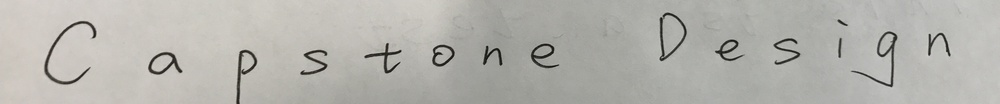
#> input picture Image Processing/line0.jpg, 1000 x 104 px, shrunk from 4032 x 420 before the run
$ python space.py   (older library calls are emulated)
#> lines starting #> are read from the running program, lines starting #| are printed output that depends on the picture; after the words box and inside, x2 and y2 are one past the last pixel; in counts of white or black regions, pixels touching at a corner belong together; long printed decimals are rounded
import cv2
import numpy as np

image = cv2.imread("line0.jpg")
#> image is the input picture: shape (104, 1000, 3); mean B, G, R 173.1, 178.6, 179.7
gray1 = cv2.cvtColor(image, cv2.COLOR_BGR2GRAY)  # grayscale
_, thresh = cv2.threshold(gray1, 90, 255, cv2.THRESH_BINARY)  # threshold
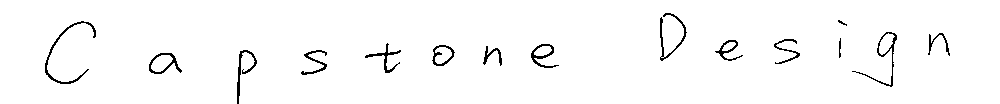
#> thresh: shape (104, 1000); 97.6% white; black in thin lines or dots, all inside (x1, y1, x2, y2) = (45, 13, 950, 104)
medianBlur = cv2.medianBlur(gray1, 3)
gauss = cv2.GaussianBlur(gray1, (3, 3), 0)
kernel = cv2.getStructuringElement(cv2.MORPH_CROSS, (3, 3))
erosion = cv2.erode(gauss, kernel, iterations=1)

_, binary_erosion = cv2.threshold(gray1, 100, 255, cv2.THRESH_BINARY_INV)
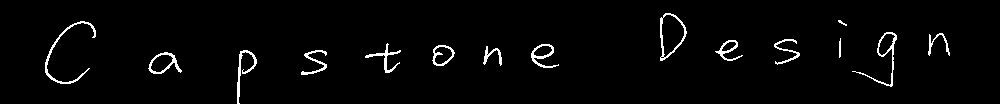
#> binary_erosion: shape (104, 1000); 2.5% white in thin lines or dots, all inside (x1, y1, x2, y2) = (45, 13, 950, 104)
cv2.imwrite("Binary_erosion_cd.jpg", binary_erosion)
dilated = cv2.dilate(thresh, kernel, iterations=1)  # dilate"""
#> dilated: shape (104, 1000); 99.6% white; black in thin lines or dots, all inside (x1, y1, x2, y2) = (46, 14, 948, 96)
close = cv2.erode(dilated, kernel, iterations=4)
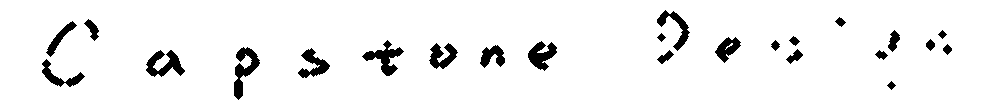
#> close: shape (104, 1000); 94.5% white; 24 black regions
open = cv2.dilate(erosion, kernel, iterations=3)
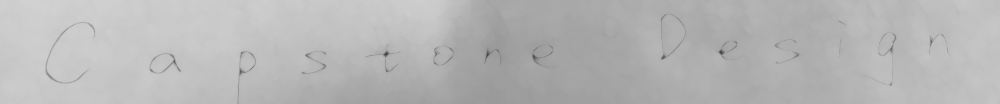
#> open: shape (104, 1000); min 60, max 209, mean 182.5


# -------------- cut function --------------------
def cut(gray):
    _, binary = cv2.threshold(gray, 100, 255, cv2.THRESH_BINARY)

    binary = np.array(binary)
    print(binary.shape)
    hist_x = np.zeros((gray.shape[0], 1))
    hist_y = np.zeros((gray.shape[1], 1))

    for i in range(binary.shape[0]):
        counter = 0
        for j in range(binary.shape[1]):
            if binary[i][j] == 0:
                counter += 1
        hist_x[i] = counter

    for m in range(binary.shape[1]):
        counter = 0
        for n in range(binary.shape[0]):
            if binary[n][m] == 0:
                counter += 1
        hist_y[m] = counter

    left = right = up = down = 0

    for a in range(binary.shape[0]):
        if hist_x[a] != 0:
            up = a
            break

    for b in reversed(range(binary.shape[0])):
        if hist_x[b] != 0:
            down = b
            break

    for c in range(binary.shape[1]):
        if hist_y[c] != 0:
            left = c
            break

    for d in reversed(range(binary.shape[1])):
        if hist_y[d] != 0:
            right = d
            break

    if left - 3 >= 0 and right + 3 < binary.shape[1] and up - 3 >= 0 and down + 3 < binary.shape[0]:
        new_image = gray[up - 3:down + 3, left - 3:right + 3]
    else:
        new_image = gray[up:down, left:right]

    return new_image


_, contours, hierarchy = cv2.findContours(binary_erosion, cv2.RETR_EXTERNAL, cv2.CHAIN_APPROX_NONE)  # get contours
#> contours = 15 contours, 2 with area under 20; largest, box (x1, y1, x2, y2) and area: (660, 13, 687, 61) 826, (148, 52, 182, 74) 408, (852, 32, 897, 87) 359, (432, 45, 455, 66) 329, (531, 44, 559, 68) 276

d = 1

contour_list = []
w_sum = 0
h_sum = 0
# For each contour found, append them all into a numpy array
for contour in contours:
    # get rectangle bounding contour
    [y, x, w, h] = cv2.boundingRect(contour)
    c = [y, x, w, h]
    w_sum += w
    h_sum += h
    # # discard areas that are too large
    # if h > 300 and w > 300:
    #     continue
    #
    # # discard areas that are too small
    #
    # if h * w <1100:
    #     continue

    contour_list.append(c)
#> this loop made 15 passes
#> (y, x, w, h, w_sum, h_sum) on passes 1 to 12: (148, 52, 34, 22, 34, 22), (301, 50, 26, 25, 60, 47), (237, 50, 20, 54, 80, 101), (483, 46, 19, 20, 99, 121), (432, 45, 23, 21, 122, 142), (531, 44, 28, 24, 150, 166), (365, 43, 36, 30, 186, 196), (715, 40, 28, 21, 214, 217), (774, 39, 26, 26, 240, 243), (839, 38, 2, 20, 242, 263), (928, 33, 22, 23, 264, 286), (852, 32, 45, 55, 309, 341)
#> after the loop, contour_list = 15 items, first 6: [148, 52, 34, 22], [301, 50, 26, 25], [237, 50, 20, 54], [483, 46, 19, 20], [432, 45, 23, 21], [531, 44, 28, 24]; h_sum = 458; w_sum = 396

contour_list = np.array(contour_list)
#> contour_list = 15 rows, first 6: [148, 52, 34, 22], [301, 50, 26, 25], [237, 50, 20, 54], [483, 46, 19, 20], [432, 45, 23, 21], [531, 44, 28, 24]
w_ave = w_sum / len(contour_list)
#> w_ave = 26.4
h_ave = h_sum / len(contour_list)
#> h_ave = 30.53
print(w_ave, 'w_ave')
#| 26.4 w_ave
print(h_ave, 'h_ave')
#| 30.533 h_ave

for i in range(len(contour_list)):
    if contour_list[i][3] > 3 * h_ave or contour_list[i][2] > 3 * w_ave:
        np.delete(contour_list, i)
    if contour_list[i][3] * contour_list[i][2] < 0.85 * w_ave * h_ave:
        np.delete(contour_list, i)
#> this loop made 15 passes

print(contour_list, 'contor')
#> (printed output is left out)
sort_y_contour = []

# Sort y so that the picture is in sequence
for i in range(len(contour_list)):
    min_index = np.argmin(contour_list, axis=0)[0]
    contour_i = contour_list[min_index]
    sort_y_contour.append(contour_i)
    # [y, x, w, h] = contour_i
    contour_list = np.delete(contour_list, min_index, 0)
#> this loop made 15 passes
#> (min_index, contour_i) on passes 1, 2, 3, 4, 5, 6, 7, 8, 9, 10, 11, 15: (12, [45, 21, 51, 63]), (0, [148, 52, 34, 22]), (1, [237, 50, 20, 54]), (0, [301, 50, 26, 25]), (3, [365, 43, 36, 30]), (1, [432, 45, 23, 21]), (0, [483, 46, 19, 20]), (0, [531, 44, 28, 24]), (6, [660, 13, 27, 48]), (0, [715, 40, 28, 21]), (0, [774, 39, 26, 26]), (0, [928, 33, 22, 23])
#> (min_index, contour_i, contour_list) on passes 12 to 14: (3, [838, 20, 9, 6], [[839, 38, 2, 20], [928, 33, 22, 23], [852, 32, 45, 55]]), (0, [839, 38, 2, 20], [[928, 33, 22, 23], [852, 32, 45, 55]]), (1, [852, 32, 45, 55], [[928, 33, 22, 23]])
#> after the loop, contour_list = empty array; sort_y_contour = 15 items, first 6: [45, 21, 51, 63], [148, 52, 34, 22], [237, 50, 20, 54], [301, 50, 26, 25], [365, 43, 36, 30], [432, 45, 23, 21]

sort_y_contour = np.array(sort_y_contour)
#> sort_y_contour = 15 rows, first 6: [45, 21, 51, 63], [148, 52, 34, 22], [237, 50, 20, 54], [301, 50, 26, 25], [365, 43, 36, 30], [432, 45, 23, 21]
print(sort_y_contour)
#> (printed output is left out)
space_distance = 0
for i in range(len(sort_y_contour) - 1):
    space_distance += abs(sort_y_contour[i][0] + w - sort_y_contour[i + 1][0])
#> this loop made 14 passes
#> space_distance on passes 1 to 12: 76, 138, 175, 212, 252, 276, 297, 399, 427, 459, 496, 522
#> after the loop, space_distance = 585
ave_space = space_distance / len(sort_y_contour) - 1
#> ave_space = 38
print(ave_space, 'ave')
#| 38.0 ave

for i in range(len(sort_y_contour)):
    [y, x, w, h] = sort_y_contour[i]
    if x - 80 > 0 and x + h + 2 < gray1.shape[0] and y - 3 > 0 and y + w + 3 < gray1.shape[1]:
        test = gray1[x - 80:x + h + 2, y - 3:y + w + 3]
    elif x - 80 <= 0 and x + h + 2 < gray1.shape[0] and y - 3 > 0 and y + w + 3 < gray1.shape[1]:
        test = gray1[0:x + h, y:y + w]
    else:
        test = gray1[x:x + h, y:y + w]

    test = cut(test)

    cv2.imwrite("space{}.jpg".format(d), test)
    d = d + 1
    if i != len(sort_y_contour) - 1:
        if sort_y_contour[i + 1][0] - y - w > 1.5 * ave_space:
            test = gray1[0:gray1.shape[0], sort_y_contour[i][0] + w:sort_y_contour[i + 1][0]]
            # test = cut(test)
            cv2.imwrite("space{}.jpg".format(d), test)
            d = d + 1
#> this loop made 15 passes
#> (y, x, w, h, d) on passes 1, 2, 3, 4, 5, 6, 7, 8, 9, 10, 11, 14: (45, 21, 51, 63, 2), (148, 52, 34, 22, 3), (237, 50, 20, 54, 4), (301, 50, 26, 25, 5), (365, 43, 36, 30, 6), (432, 45, 23, 21, 7), (483, 46, 19, 20, 8), (531, 44, 28, 24, 10), (660, 13, 27, 48, 11), (715, 40, 28, 21, 12), (774, 39, 26, 26, 13), (852, 32, 45, 55, 16)
#> (y, x, w, h, d) on passes 12 to 13: (838, 20, 9, 6, 14), (839, 38, 2, 20, 15)
#| (84, 51)
#| (74, 34)
#| (54, 20)
#| (75, 26)
#| (73, 36)
#| (66, 23)
#| (66, 19)
#| (68, 28)
#> (further printed lines are left out)
#> pass 1, in cut, `_, binary = cv2.threshold(gray, 100, 255, cv2.THRESH_BINARY)`:
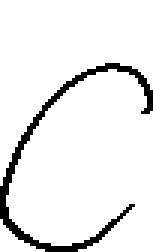
#> binary: shape (84, 51) (shown 3 times larger); 92.5% white; black in thin lines or dots, all inside (x1, y1, x2, y2) = (0, 21, 51, 84)
#> pass 1, in cut, `new_image = gray[up:down, left:right]`:
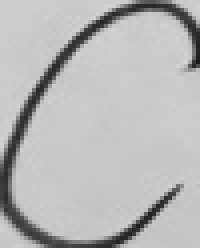
#> new_image: shape (62, 50) (shown 4 times larger); min 27, max 214, mean 183.5
#> pass 2, `test = gray1[0:x + h, y:y + w]`:
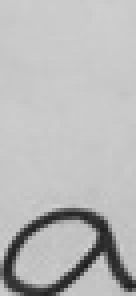
#> test: shape (74, 34) (shown 4 times larger); min 28, max 208, mean 185
#> after the loop, d = 17


            # draw rectangle around contour on original image
            # cv2.rectangle(image, (x, y - 30), (x + w, y + h), (255, 0, 0), 2)

cv2.imwrite("Grayscale_cd.jpg", gray1)
cv2.imwrite("GaussBlur_cd.jpeg", gauss)
cv2.imwrite("Binary Image_cd.jpg", thresh)
cv2.imwrite("medianFilter_Cd.jpg", medianBlur)
cv2.imwrite("erode_a_cd.jpg", erosion)
cv2.imwrite("dilate_a_cd.jpg", dilated)
cv2.imwrite("open_a_cd.jpg", open)
cv2.imwrite("close_a_cd.jpg", close)

$ run again, with Image Processing/multiline.jpg copied over Image Processing/line0.jpg
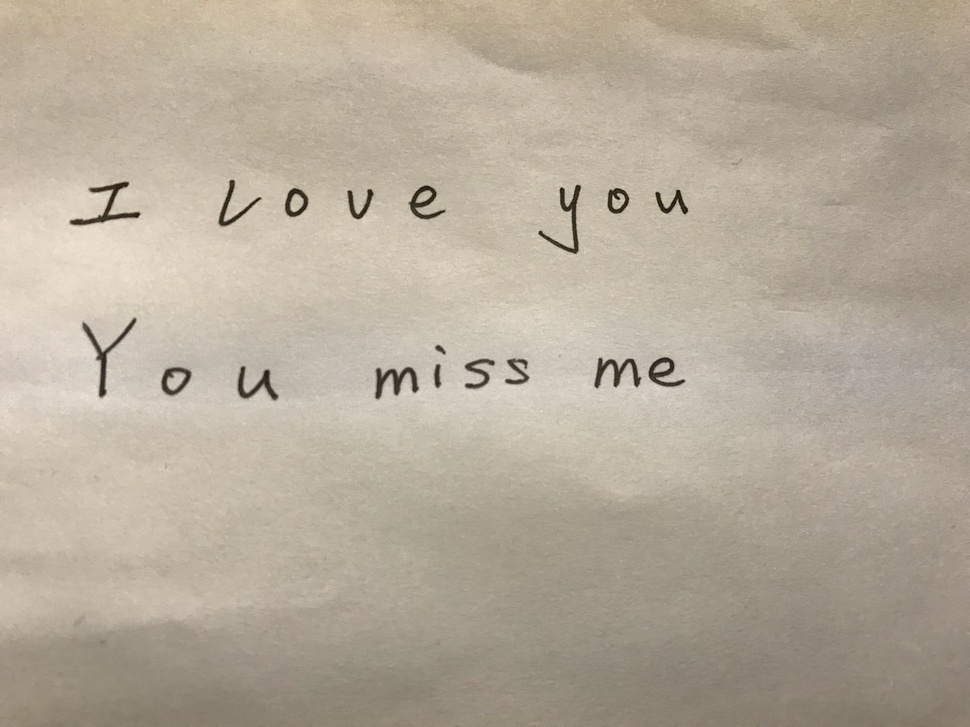
#> input picture Image Processing/multiline.jpg, 970 x 727 px, shrunk from 1440 x 1080 before the run
#> image is the input picture: shape (727, 970, 3); mean B, G, R 154.8, 170.8, 181.6
#> `_, thresh = cv2.threshold(gray1, 90, 255, cv2.THRESH_BINARY)`:
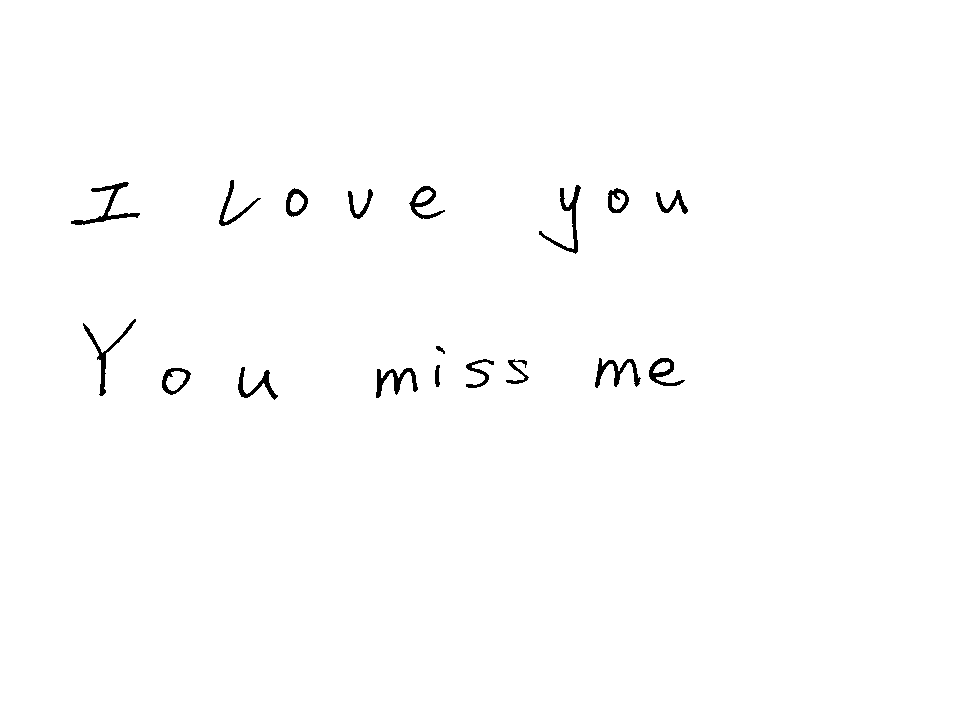
#> thresh: shape (727, 970); 99.2% white; 18 black regions, largest, box (x1, y1, x2, y2) and area: (71, 182, 140, 225) 565, (539, 185, 581, 254) 536, (83, 319, 136, 396) 478
#> binary_erosion: shape (727, 970); 0.89% white; 18 white regions, largest, box (x1, y1, x2, y2) and area: (70, 182, 140, 225) 606, (539, 185, 581, 254) 561, (83, 319, 136, 397) 521
#> dilated: shape (727, 970); 99.6% white; black in thin lines or dots, all inside (x1, y1, x2, y2) = (72, 181, 687, 399)
#> close: shape (727, 970); 98% white; 19 black regions
#> contours = 18 contours; largest, box (x1, y1, x2, y2) and area: (162, 368, 191, 395) 542, (70, 182, 140, 225) 473, (409, 186, 445, 219) 468, (285, 188, 308, 217) 450, (649, 358, 685, 386) 440
#> the loop `for contour in contours:` made 18 passes
#> (y, x, w, h, w_sum, h_sum) on passes 1 to 8: (162, 368, 29, 27, 29, 27), (376, 367, 42, 32, 71, 59), (238, 367, 40, 33, 111, 92), (435, 365, 6, 22, 117, 114), (506, 359, 23, 25, 140, 139), (465, 359, 29, 29, 169, 168), (649, 358, 36, 28, 205, 196), (595, 358, 46, 30, 251, 226)
#> after the loop `for contour in contours:`: contour_list = 18 items, first 6: [162, 368, 29, 27], [376, 367, 42, 32], [238, 367, 40, 33], [435, 365, 6, 22], [506, 359, 23, 25], [465, 359, 29, 29]; h_sum = 613; w_sum = 604
#> `contour_list = np.array(contour_list)`: contour_list = 18 rows, first 6: [162, 368, 29, 27], [376, 367, 42, 32], [238, 367, 40, 33], [435, 365, 6, 22], [506, 359, 23, 25], [465, 359, 29, 29]
#> w_ave = 33.56
#> h_ave = 34.06
#| 33.556 w_ave
#| 34.056 h_ave
#> the loop `for i in range(len(contour_list)):` made 18 passes
#> (printed output is left out)
#> the loop `for i in range(len(contour_list)):` made 18 passes
#> (min_index, contour_i) on passes 1 to 8: (16, [70, 182, 70, 43]), (9, [83, 319, 53, 78]), (0, [162, 368, 29, 27]), (14, [219, 180, 42, 46]), (1, [238, 367, 40, 33]), (10, [285, 188, 23, 29]), (8, [348, 189, 25, 30]), (0, [376, 367, 42, 32])
#> after the loop `for i in range(len(contour_list)):`: contour_list = empty array; sort_y_contour = 18 items, first 6: [70, 182, 70, 43], [83, 319, 53, 78], [162, 368, 29, 27], [219, 180, 42, 46], [238, 367, 40, 33], [285, 188, 23, 29]
#> `sort_y_contour = np.array(sort_y_contour)`: sort_y_contour = 18 rows, first 6: [70, 182, 70, 43], [83, 319, 53, 78], [162, 368, 29, 27], [219, 180, 42, 46], [238, 367, 40, 33], [285, 188, 23, 29]
#> (printed output is left out)
#> the loop `for i in range(len(sort_y_contour) - 1):` made 17 passes
#> space_distance on passes 1 to 8: 29, 66, 81, 104, 109, 130, 144, 153
#> after the loop `for i in range(len(sort_y_contour) - 1):`: space_distance = 312
#> ave_space = 16.33
#| 16.333 ave
#> the loop `for i in range(len(sort_y_contour)):` made 18 passes
#> (y, x, w, h, d) on passes 1 to 8: (70, 182, 70, 43, 2), (83, 319, 53, 78, 4), (162, 368, 29, 27, 6), (219, 180, 42, 46, 7), (238, 367, 40, 33, 8), (285, 188, 23, 29, 10), (348, 189, 25, 30, 11), (376, 367, 42, 32, 12)
#> (printed output is left out)
#> pass 2, `test = gray1[x - 80:x + h + 2, y - 3:y + w + 3]`:
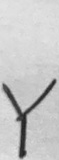
#> test: shape (160, 59); min 33, max 228, mean 199.3
#> after the loop `for i in range(len(sort_y_contour)):`: d = 22
